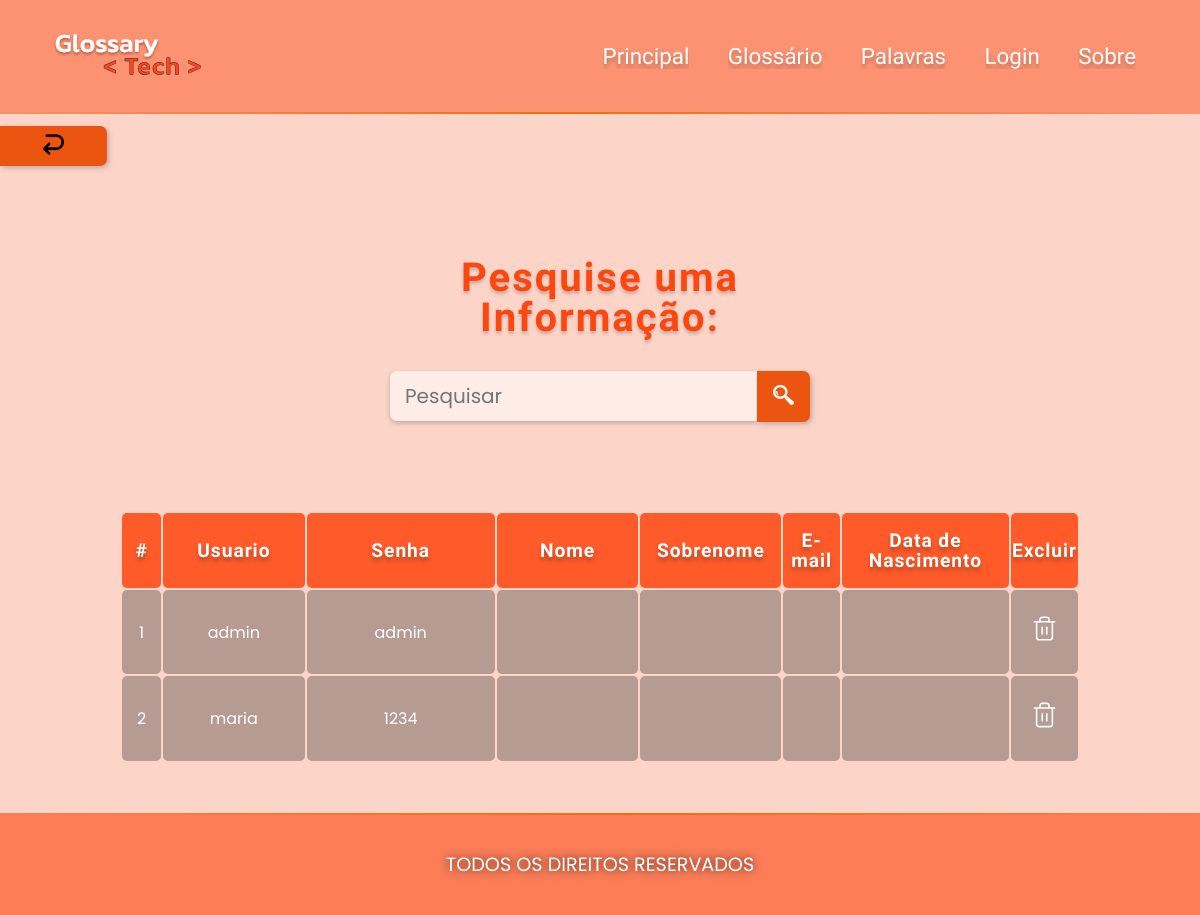
The page /Glossario/listaUsuarios.php on the database as committed earlier.
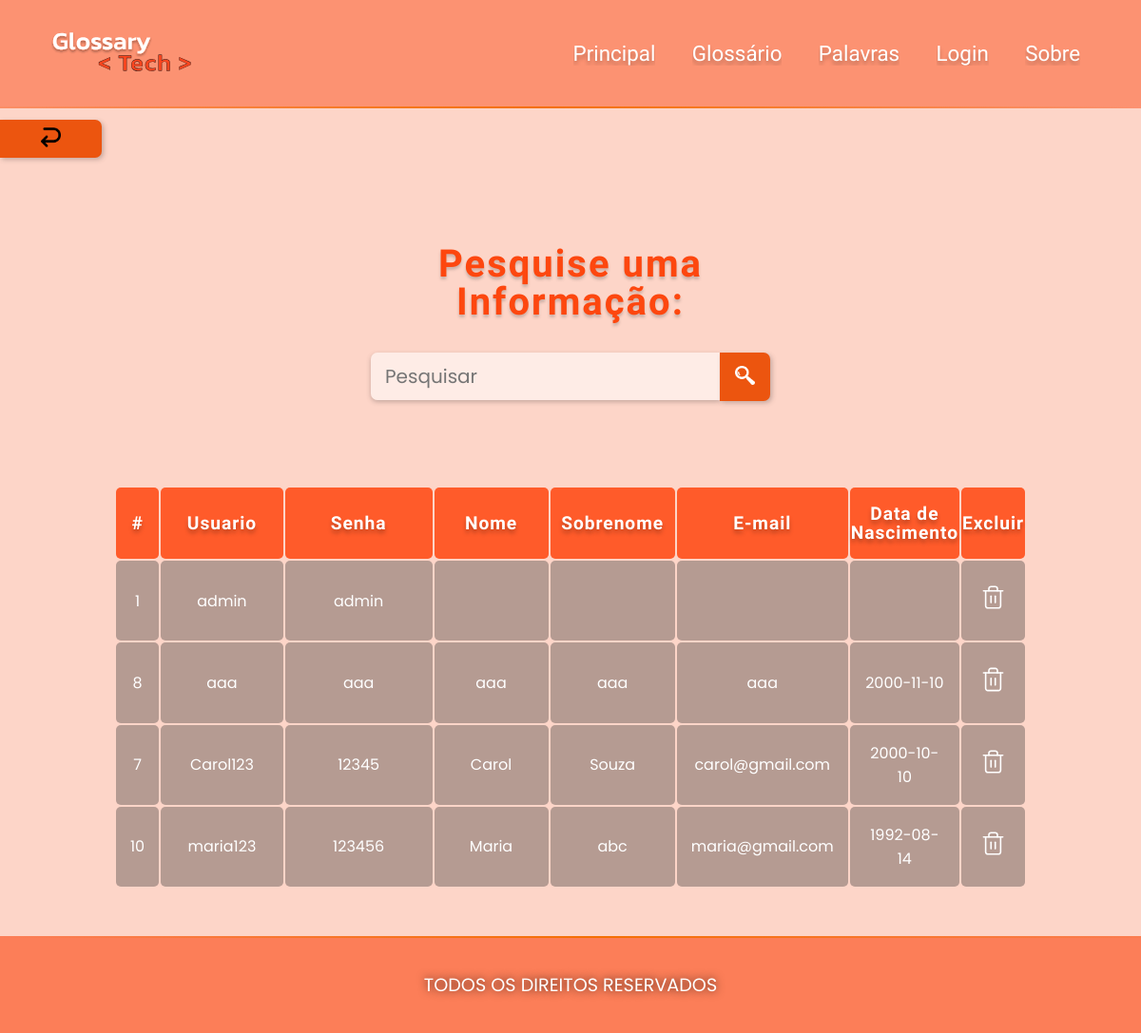
The same page on the database as committed later.
### tables this page shows
CREATE TABLE IF NOT EXISTS `tbusuario` (
  `idUsuario` int(11) NOT NULL AUTO_INCREMENT,
  `usuario` varchar(40) DEFAULT NULL,
  `senha` varchar(40) DEFAULT NULL,
  `nome` varchar(30) NOT NULL,
  `sobrenome` varchar(100) NOT NULL,
  `email` varchar(100) NOT NULL,
  `dataNascimento` date DEFAULT NULL,
  PRIMARY KEY (`idUsuario`)
);

### Glossario/listaUsuarios.php (the view)
<?php include('templates/head.php'); ?>
<div class="voltar">
    <button>
        <a href="./loginAutorizado.php"> <img src="img/voltar.png" alt=""> </a>
    </button>
</div>
<section class="search">
    <h1>Pesquise uma Informação: </h1>
    <form class="box-search" action="buscaUsuario.php" method="post">
        <input type="text" placeholder="Pesquisar" name="pesquisar">
        <button>
            <img src="img/lupa.png" alt="">
        </button>
    </form>
</section>
<section class="usuarios">
    <table>
        <thead>
            <tr>
                <th>#</th>
                <th>Usuario</th>
                <th>Senha</th>
                <th>Nome</th>
                <th>Sobrenome</th>
                <th>E-mail</th>
                <th>Data de Nascimento</th>
                <th>Excluir</th>
            </tr>
        </thead>
        <tbody>
            <?php
            include("DAO/BD_Conexao.php");
            try {
                $stmt = $pdo->prepare("select * from tbUsuario order by Nome");
                $stmt->execute();
                while ($row = $stmt->fetch(PDO::FETCH_BOTH)) {
                    echo "<tr>
                            <td>" . $row[0] . "</td>" .
                        "<td>" . $row[1] . "</td>" .
                        "<td>" . $row[2] . "</td>" .
                        "<td>" . $row[3] . "</td>" .
                        "<td>" . $row[4] . "</td>" .
                        "<td>" . $row[5] . "</td>" .
                        "<td>" . $row[6] . "</td>" .
                        "<td> <a href='DAO/Action_ExcluirUsuario.php?id=" . $row['idUsuario'] . "'><img src='img/trash.svg'> </a> </td>";
                }
            } catch (PDOException $e) {
                echo "Error: " . $e->getMessage();
            }
            ?>
        </tbody>
    </table>
</section>
<?php include("templates/footer.php"); ?>

Rows that differ between the two databases and show on the page:
removed tbusuario: idUsuario "2", usuario "maria", senha "1234"
added tbusuario: idUsuario "8", usuario "aaa", senha "aaa", nome "aaa", sobrenome "aaa", email "aaa", dataNascimento "2000-11-10"
added tbusuario: idUsuario "7", usuario "Carol123", senha "12345", nome "Carol", sobrenome "Souza", email "carol@gmail.com", dataNascimento "2000-10-10"
added tbusuario: idUsuario "10", usuario "maria123", senha "123456", nome "Maria", sobrenome "abc", email "maria@gmail.com", dataNascimento "1992-08-14"
